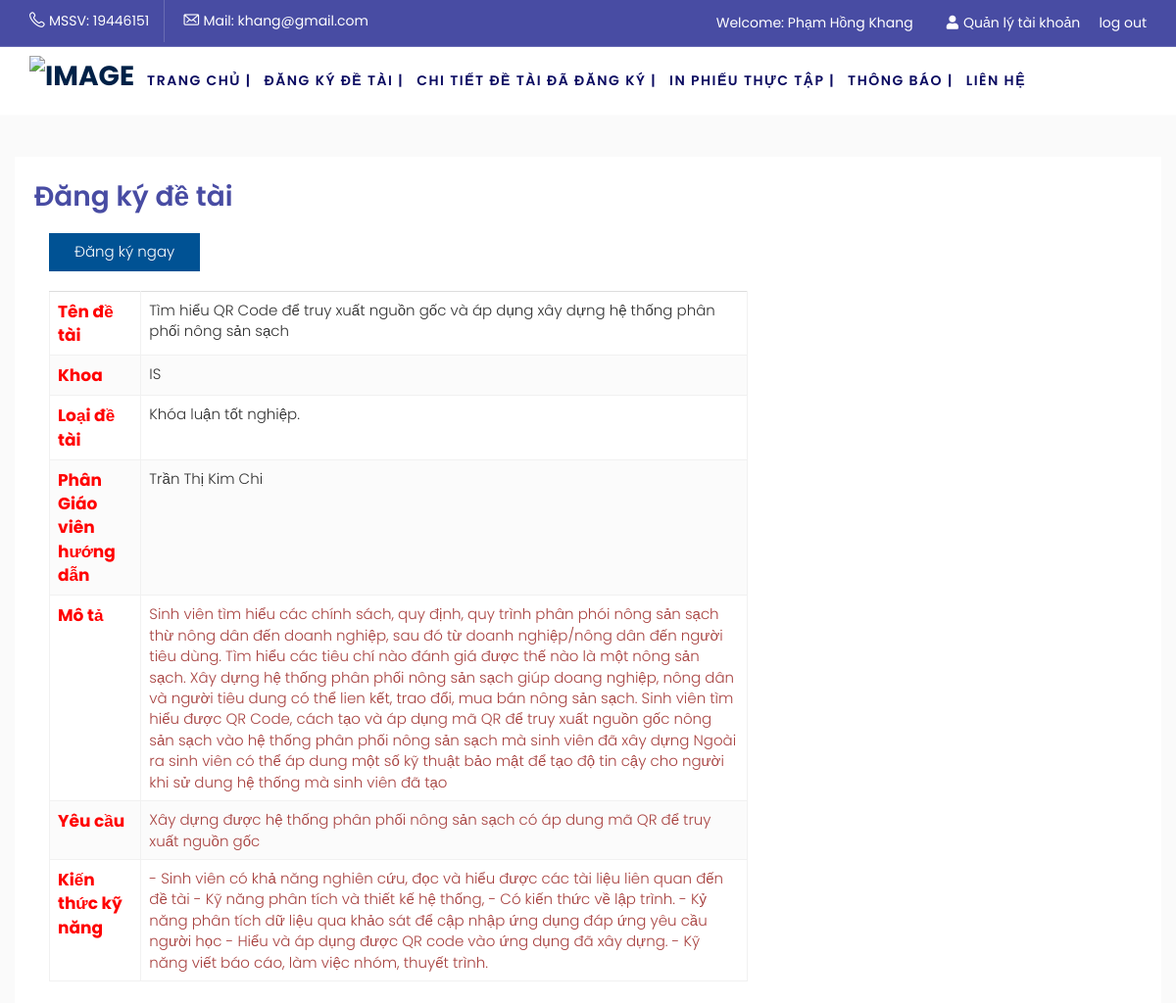
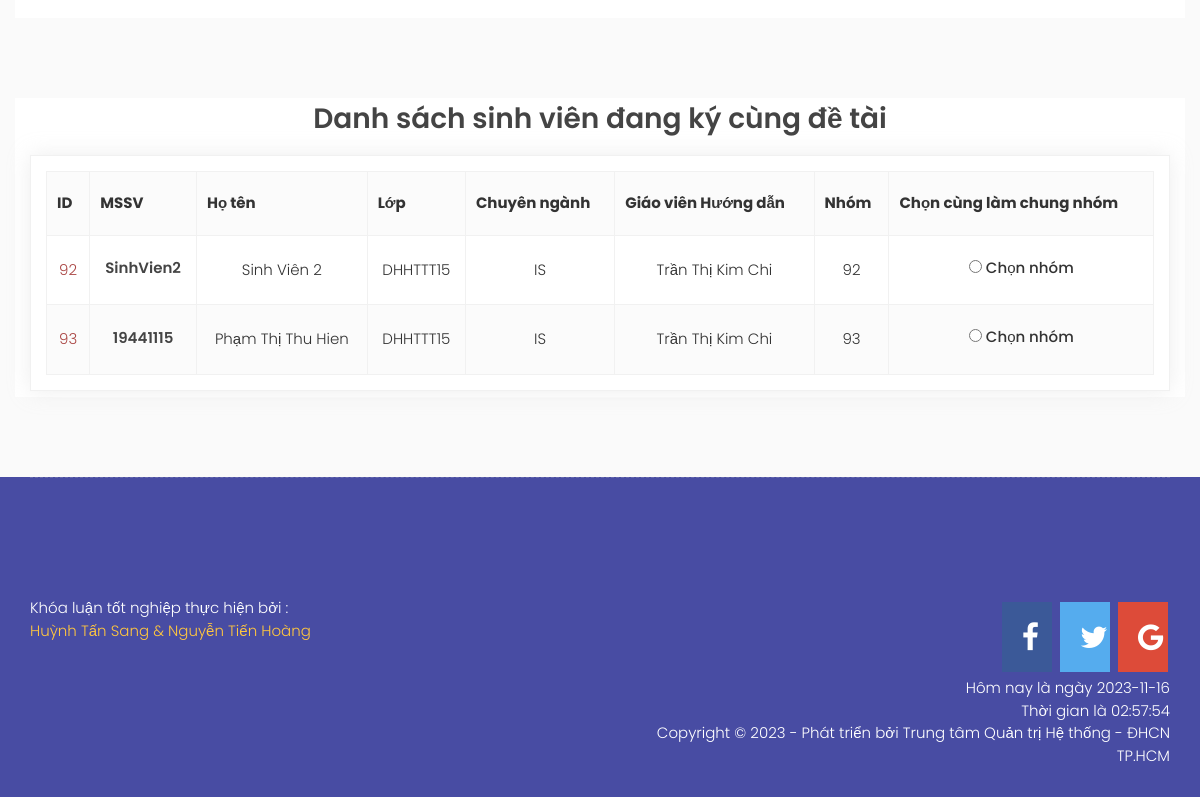
/index.php?option=thesistopic&cat=update&id=32 (signed in), run on the app's committed database (2 pictures, top to bottom).
### tables this page shows
CREATE TABLE `thesistopic` (
  `ID` int(11) NOT NULL,
  `Name` varchar(1000) DEFAULT NULL,
  `Instructors` varchar(200) DEFAULT NULL,
  `InstructorsID` int(11) DEFAULT NULL,
  `Subject` varchar(220) DEFAULT NULL,
  `SubjectID` int(11) DEFAULT NULL,
  `ThesisTopicType` varchar(220) DEFAULT NULL,
  `Description` varchar(1000) DEFAULT NULL,
  `Requirement` varchar(1000) NOT NULL,
  `SkillKnowledge` varchar(1000) NOT NULL,
  `ThesisTopicTypeID` int(11) DEFAULT NULL,
  `Status` int(11) DEFAULT NULL,
  `SupervisingTeacher` varchar(220) DEFAULT NULL,
  `SupervisingTeacherID` int(11) DEFAULT NULL
);

CREATE TABLE `studentgroup` (
  `ID` int(11) NOT NULL,
  `ID1` varchar(100) NOT NULL,
  `username` varchar(255) NOT NULL,
  `FullName` varchar(255) DEFAULT NULL,
  `ClassRoom` varchar(252) NOT NULL,
  `ThesisTopicID` int(11) NOT NULL,
  `TeacherID` int(11) NOT NULL,
  `TeacherName` varchar(255) NOT NULL,
  `SubGroupID` int(11) DEFAULT NULL,
  `registertopicID` int(11) NOT NULL
);

### system/load.php (called while the page is built, shortened)
<?php
function loadComponent($page=true)
{
	$pathView='views/';
	if($page==true)
	{
		$pathView.='pages/';
		if(isset($_REQUEST['option']))
		{
			$pathView.=$_REQUEST['option'];
			if($_REQUEST['option']=='cart')
			{
				if(isset($_REQUEST['cat']))
				{
					$pathView.='-'.$_REQUEST['cat'].'.php';
				}
				else
				{
					$pathView.='.php';
				}
			}
			else
			{
				if(isset($_REQUEST['id']))
				{
					$pathView.='-detail.php';
				}
			}
		}
		else
		{
			$pathView.='home.php';
		}
	}
	require_once($pathView);
}
function loadModel($name)
{
	$model = ucfirst(strtolower($name));
	$pathView ='models/'.$model.'.php';
	return new $model;
}
?>

### index.php (called while the page is built, shortened)
<?php
require_once('system/Database.php');
require_once('system/load.php');
loadComponent();
 ?>

### system/Database.php (called while the page is built, shortened)
<?php
 class Database extends config
 {
 	function __construct()
 	{
 		$this->conn = mysqli_connect($this->DB_SERVER,$this->DB_USERNAME,$this->DB_PASSWORD,$this->DB_NAME);
 		mysqli_set_charset($this->conn,"utf8");
 	}
 	function TableName($name)
 	{
 		return $this->dbprefix.$name;
 	}
 	function QueryOne($sql)
 	{
 		$result=mysqli_query($this->conn,$sql);
 		$row=mysqli_fetch_assoc($result);
 		return $row;
 	}
 	function QueryAll($sql)
 	{
 		$result=mysqli_query($this->conn, $sql);
 		$a=array();
 		while($row=mysqli_fetch_assoc($result))
 		{
 			$a[]=$row;
 		}
 		return $a;
 	}
 }
  ?>

### models/U_thesistopic.php (called while the page is built, shortened)
<?php
class u_thesistopic extends Database
{
	function __construct()
	{
		$this->table = $this->tablename('thesistopic');
	}
	function thesistopic_rowid($id)
	{
		$sql="SELECT * FROM $this->table
		WHERE id='$id'";
		return $this->QueryOne($sql);
	}
}
?>

### models/Student_group.php (called while the page is built, shortened)
<?php
 class Student_group extends Database
 {
 	function __construct()
 	{
 		$this->table = $this -> TableName('studentgroup');
 	}
 	function all_studentgroup($topicID)
    {
        $sql="SELECT * FROM $this->table WHERE ThesisTopicID = '$topicID'";
        return $this->QueryAll($sql);
    }
 }
 ?>

### models/User.php (called while the page is built, shortened)
<?php
class User extends Database
{
	function __construct()
	{
		$this->table = $this->tablename('user');
	}
function list_user_cuss($id)
	{
		$sql="SELECT * FROM $this->table WHERE status='1' AND access='6' AND ID = '$id'";
		return $this->QueryOne($sql);
	}
}

### views/pages/thesistopic-detail.php (the view, shortened to what this page needs)
<?php
require_once('views/header.php');
require_once ('system/load.php');
require_once ('system/Database.php');
$user = loadModel('User');
$id=$_REQUEST['id'];
$u_thesistopic= loadModel('U_thesistopic');
$row=$u_thesistopic->thesistopic_rowid($id);
$id = $_SESSION['customer_id'];
$rowUser= $user->list_user_cuss($id);
$studentgroup= loadModel('Student_group');
$listGroup=$studentgroup->all_studentgroup($row['ID']);
$teacher = "Thực thập doanh nghiệp";
if ($row['ThesisTopicTypeID'] == 1)
{
	$teacher = "Khóa luận tốt nghiệp.";
}
?>
<section class="booking">
	<div class="container bg-white" style="padding:20px;">
		<div class="row">
			<div class="col-md-8 d-flex flex-row">
				<div class="booking-confirmed booking-outer">
					<div class="confirmation-title flex ">
						<div class="form-title form-title-1">
							<h2 class="text-danger" style="color:#484CA3;">Đăng ký đề tài</h2>
						</div>
						<div class="payment-info detail">
							<div class="row">
								<div class="col-md-12">
								</div>
							</div>
						</div>
						<div class="col-md-12">
							<form action="" method="POST">
								<div class="billing-back-btn">
									<div class="billing-btn">
										<button name="Register" class="btn-blue btn-green btn-style-1 " type="submit">Đăng ký ngay</button>
									</div>
								</div>
								<table class="table" style="margin-top:20px;">
									<tbody>
										<tr>
											<td class="title">Tên đề tài</td>
											<td><?php echo $row['Name'] ?></td>
										</tr>
										<tr>
											<td class="title">Khoa</td>
											<td><?php echo $row['Subject'] ?></td>
										</tr>
										<tr>
											<td class="title">Loại đề tài</td>
											<td><?php echo $teacher ?></td>
										</tr>
										<tr>
											<td class="title">Phân Giáo viên hướng dẫn</td>
											<td><?php echo $row['Instructors'] ?></td>
										</tr>
										<tr>
											<td class="title">Mô tả</td>
											<td class="b-id text-danger"><?php echo $row['Description'] ?></td>
										</tr>
										<tr>
											<td class="title">Yêu cầu</td>
											<td class="b-id text-danger"><?php echo $row['Requirement'] ?></td>
										</tr>
										<tr>
											<td class="title">Kiến thức kỹ năng</td>
											<td class="b-id text-danger"><?php echo $row['SkillKnowledge'] ?></td>
										</tr>
									</tbody>
								</table>
							</div>
						</div>
					</div>
				</section>
				<section class="flight-destinations">
					<div class="container bg-white">
						<div class="row">
							<div class="account-info-wrapper">
								<h2 style="text-align:center;">Danh sách sinh viên đang ký cùng đề tài</h2>
							</div>
							<div class="col-md-12 col-sm-12">
								<div class="flight-table">
									<table>
										<thead>
											<tr>
												<th>ID</th>
												<th>MSSV</th>
												<th>Họ tên</th>
												<th>Lớp</th>
												<th>Chuyên ngành</th>
												<th>Giáo viên Hướng dẫn</th>
												<th>Nhóm</th>
												<th>Chọn cùng làm chung nhóm</th>
											</tr>
										</thead>
										<tbody>
											<?php foreach($listGroup as $row1):?>
												<?php
												$subgroup = $row1['SubGroupID'];
												?>
												<tr>
													<td class="text-center text-danger"><?php echo $subgroup  ?></td>
													<td class="text-center"><h6><?php echo $row1['username']  ?></td>
														<td class="text-center"><?php echo $row1['FullName']  ?></td>
														<td class="text-center"><?php echo $row1['ClassRoom']  ?></td>
														<td class="text-center"><?php echo $row['Subject']  ?></td>
														<td class="text-center"><?php echo $row1['TeacherName']  ?></td>
														<td class="text-center"><?php echo $subgroup  ?></td>
														<td class="text-center">
															<?php if($id == $row1['ID1'] ) { ?>
																<label for="<?php $subgroup ?>">Chọn nhóm (bạn đã đăng ký)</label>
															<?php } else if($subgroup > $row1['ID']) { ?>
																<?php echo $id;
																	echo $row1['ID'];
																 ?>
															<?php } else{ ?>
																<input type="radio" name="idTicket" id="<?php $subgroup  ?>" value="<?php echo $subgroup  ?>">
																<label for="<?php $subgroup  ?>">Chọn nhóm</label>
															<?php } ?>
														</td>
													</tr>
												<?php endforeach; ?>
											</tbody>
										</table>
									</div>
								</div>
							</div>
						</div>
				</section>
				<?php require_once('views/footer.php');
				?>

### public/Client/css/flight.css (style rules this page uses)
* { margin: 0; padding: 0; border: 0; outline: 0; font-size: 100%; background: transparent; box-sizing: border-box; }
header, nav, section, article, aside, footer { display: block; }
* { margin: 0; padding: 0; }
body { margin: 0; padding: 0; font-size: 15px; background:#fff; font-family: 'Poppins', sans-serif; line-height: 1.5; color: #333; font-weight: 300; }
h1,h2,h3,h4,h5,h6 { font-weight: 600; margin-bottom: 15px; color: #444444; margin-top: 0; line-height: 1.5; font-family: 'Poppins', sans-serif; }
h2 { font-size: 28px; }
h6 { font-size: 14px; }
section { padding: 80px 0 0px; }
label { font-weight: 500; margin-bottom: 5px; }
table { border-collapse: collapse; width: 100%; }
thead { background: #fbfbfb; }
td, th { border: 1px solid #f1f1f1; text-align: left; padding:15px 10px; }
tr:nth-child(even) { background-color: #fbfbfb; }
.btn-blue { border: 1px solid #005294; padding: 7px 25px; display: inline-block; background: #005294; color: #fff; transition: all ease-in-out 0.3s; cursor: pointer; }
.bg-white { background: #fff!important; }
section.flight-destinations { padding-bottom: 80px; }
.flight-table, .flight-head { border: 1px solid #f1f1f1; box-shadow: 0px 0px 20px #cccccc57; margin-bottom: 30px; padding: 15px; display: inline-block; width: 100%; }
.flight-table:last-child { margin: 0; }
.flight-table td, .flight-table th { padding: 20px 10px; }
.flight-table h6 { margin-bottom: 3px; }

### public/Client/css/cssNganLuong.css (style rules this page uses)
h5, h6 { font-size: 1em; }

### views/pages/thesistopic-detail.php (style rules this page uses)
.title { font-size: 17px; font-weight: bold; padding-right: 50px; color: #ff0000; }

### data on the page
thesistopic: Name "Tìm hiểu QR Code để truy xuất nguồn gốc và áp dụng xây dựng hệ thống phân phối nông sản sạch", Subject "IS", ThesisTopicTypeID "Khóa luận tốt nghiệp.", Instructors "Trần Thị Kim Chi", Description "Sinh viên tìm hiểu các chính sách, quy định, quy trình phân phói nông sản sạch thừ nông dân đến doanh nghiệp, sau đó từ doanh nghiệp/nông dân đến người tiêu dùng. Tìm hiểu các tiêu chí nào đánh giá được thế nào là một nông sản sạch. Xây dựng hệ thống phân phối nông sản sạch giúp doang nghiệp, nông dân và người tiêu dung có thể lien kết, trao đổi, mua bán nông sản sạch. Sinh viên tìm hiểu được QR Code, cách tạo và áp dụng mã QR để truy xuất nguồn gốc nông sản sạch vào hệ thống phân phối nông sản sạch mà sinh viên đã xây dựng Ngoài ra sinh viên có thể áp dung một số kỹ thuật bảo mật để tạo độ tin cậy cho người khi sử dung hệ thống mà sinh viên đã tạo", Requirement "Xây dựng được hệ thống phân phối nông sản sạch có áp dung mã QR để truy xuất nguồn gốc", SkillKnowledge "- Sinh viên có khả năng nghiên cứu, đọc và hiểu được các tài liệu liên quan đến đề tài - Kỹ năng phân tích và thiết kế hệ thống, - Có kiến thức về lập trình. - Kỷ năng phân tích dữ liệu qua khảo sát để cập nhập ứng dụng đáp ứng yêu cầu người học - Hiểu và áp dụng được QR code vào ứng dụng đã xây dựng. - Kỹ năng viết báo cáo, làm việc nhóm, thuyết trình."
studentgroup: SubGroupID "92", username "SinhVien2", FullName "Sinh Viên 2", ClassRoom "DHHTTT15", ThesisTopicID.Subject "IS", TeacherName "Trần Thị Kim Chi"
studentgroup: SubGroupID "93", username "19441115", FullName "Phạm Thị Thu Hien", ClassRoom "DHHTTT15", ThesisTopicID.Subject "IS", TeacherName "Trần Thị Kim Chi"

### other printed values
$_SESSION['customer_username'] "19446151"
$_SESSION['customer_email'] "khang@gmail.com"
$_SESSION['customer_fullname'] "Phạm Hồng Khang"
